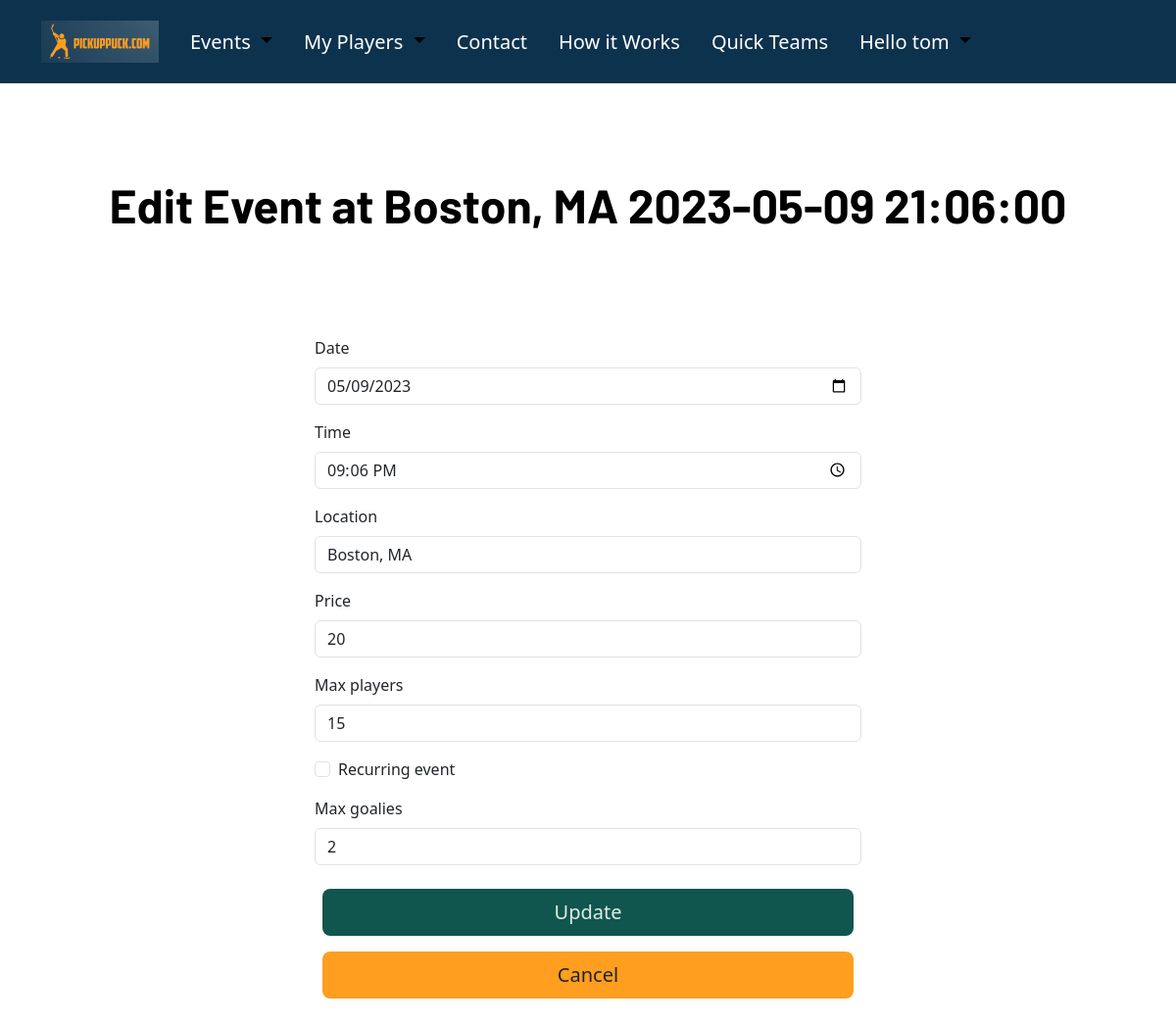
The app's page /organize/6/edit/ (signed in) with its own data.
### OrgDash/models.py (models this page shows, shortened)
class Skate(models.Model):
    host = models.ForeignKey(User, on_delete= models.CASCADE, default= 1)
    date = models.DateField(auto_now = False, default= None)
    time = models.TimeField(auto_now=False, default= None)
    location = models.CharField(max_length=200)
    price = models.IntegerField()
    max_players = models.IntegerField(default=0)
    max_goalies = models.IntegerField(default=2)
    recurring_event = models.BooleanField(default= False)
    player_full = models.BooleanField(default=False)
    goalie_full = models.BooleanField(default=False)
    player_guests = models.ManyToManyField('Player', related_name= 'player_guests')
    goalie_guests = models.ManyToManyField('Player', related_name= 'goalie_guests')
    STATUS_CHOICES = [
        (7,'Every Week'),
        (14,'Every Two Weeks'),
    ]
    frequency = models.IntegerField(choices=STATUS_CHOICES, default= 7, blank= True)
    send_invite_days_before = models.IntegerField(default= 3, blank= True)
    finalize_event_hours_before = models.IntegerField(default=1, blank= True)
    group_to_invite = models.ForeignKey('PlayerGroup', on_delete= models.CASCADE, blank= True, null=True)
    already_duplicated = models.BooleanField(default= False)
    auto_invites_sent = models.BooleanField(default=False)
    auto_rosters_sent = models.BooleanField(default= False)
    def __str__(self):
        return ("Event at " + self.location + " "  + str(self.date) + " " + str(self.time))

### OrgDash/views.py (the view, shortened to what this page needs)
# urls.py: path('<int:pk>/edit/', views.EventUpdateView.as_view(), name = 'event_update'),
class EventUpdateView(LoginRequiredMixin, UpdateView):
    model = Skate
    form_class = UpdateEventForm
    template_name = 'OrgDash/update.html'

### OrgDash/forms.py
class UpdateEventForm(forms.ModelForm):
    class Meta:
        fields = (
            'date', 'time', 'location', 'price', 'max_players', 'recurring_event', 'max_goalies'
              )
        model = Skate
        widgets = {
        'time' : forms.TimeInput(attrs={'type': 'time'}),
        'date' : forms.DateInput(attrs={'type': 'date'}),
        }

### OrgDash/templates/OrgDash/update.html (shortened to what this page needs)
{% extends 'base.html' %}
{% block body_block %}
{% load django_bootstrap5 %}
<div class="container">
    <div class="px-4 py-5 my-5 text-center">
        <h1 class="display-5 fw-bold text-body-emphasis">Edit {{object}}</h1>
      </div>
    <div class="col-md-6 create-form">
        <form method="post">
        {% bootstrap_form form %}
        <div class="p-2">
            <input class=" w-100 btn btn-green btn-lg" type="submit" value="Update">
        </div>
        </form>
        <div class="p-2">
        <input type=button class="btn btn-gold btn-lg w-100" value="Cancel" onClick="javascript:history.go(-1);">
        </div>
    </div>
</div>
{% endblock %}

### pickuphockey/templates/base.html (shortened to what this page needs)
{% load static %}
<!DOCTYPE html>
<html lang="en">
<head>
    <link href="https://cdn.jsdelivr.net/npm/bootstrap@5.3.0-alpha1/dist/css/bootstrap.min.css" rel="stylesheet">
    <link rel="stylesheet" href="{% static 'pickuphockey.css' %}">
</head>
<nav class="navbar navbar-expand-lg main-nav py-3" aria-label="Ninth navbar example">
  <div class="container-xl">
    <a href="/" class="navbar-brand brand-link "><img src="{% static 'photos/Logo4brand.png' %}" class="img-fluid" alt=""></a>
    {% if user.is_authenticated %}
    <div class="collapse navbar-collapse" id="navbarsExample07XL">
      <ul class="navbar-nav me-auto mb-2 mb-lg-0">
        <li class="nav-item dropdown px-2">
          <a class="nav-link dropdown-toggle active nav-links" href="#" role="button" data-bs-toggle="dropdown" aria-expanded="false">
           Events
          </a>
        </li>
        <li class="nav-item dropdown px-2">
          <a class="nav-link dropdown-toggle active nav-links" href="#" role="button" data-bs-toggle="dropdown" aria-expanded="false">
            My Players
          </a>
        </li>
        <li class="px-2"><a href="{% url 'contact' %}" class="nav-links nav-link link-body-emphasis">Contact</a></li>
        <li class="px-2"><a href="{% url 'how_it_works' %}" class="nav-links nav-link link-body-emphasis">How it Works</a></li>
        <li class="px-2"><a href="{% url 'quickteams:quick_teams' %}" class="nav-links nav-link link-body-emphasis">Quick Teams</a></li>
        <li class="nav-item dropdown px-2 ">
          <a class="nav-link dropdown-toggle active nav-links" href="#" role="button" data-bs-toggle="dropdown" aria-expanded="false">
            Hello {{user}}
          </a>
            <a class="dropdown-item" href="/reset-password/">Reset Password</a></li>
          </ul>
    </div>
      {% endif %}
  </div>
</nav>
    <body>
                {% block body_block%}
                {% endblock %}
</body>
</html>

### pickuphockey/static/pickuphockey.css (style rules this page uses)
body { background-color: white; }
.main-nav { background-color: #0d324d; }
h1, h2, h3, h4, h5 { font-family: 'Barlow', sans-serif; }
.nav-links, .brand-link { -webkit-text-fill-color: #ffffff; font-size: 125%; transition: transform 0.3s ease-in-out; }
.btn-green { background-color: #10564f; -webkit-text-fill-color: #e1ece3; }
.btn-gold { background-color: #FF9E1F; }
.create-form { position: relative; margin: 0 auto; padding-bottom: 10%; }

### records on screen
Skate: location+date+time "Event at Boston, MA 2023-05-09 21:06:00", date "05/09/2023", time "21:06:00", location "Boston, MA", price "20", max_players "15", max_goalies "2"

### other values on screen
{{ user }} "tom"
